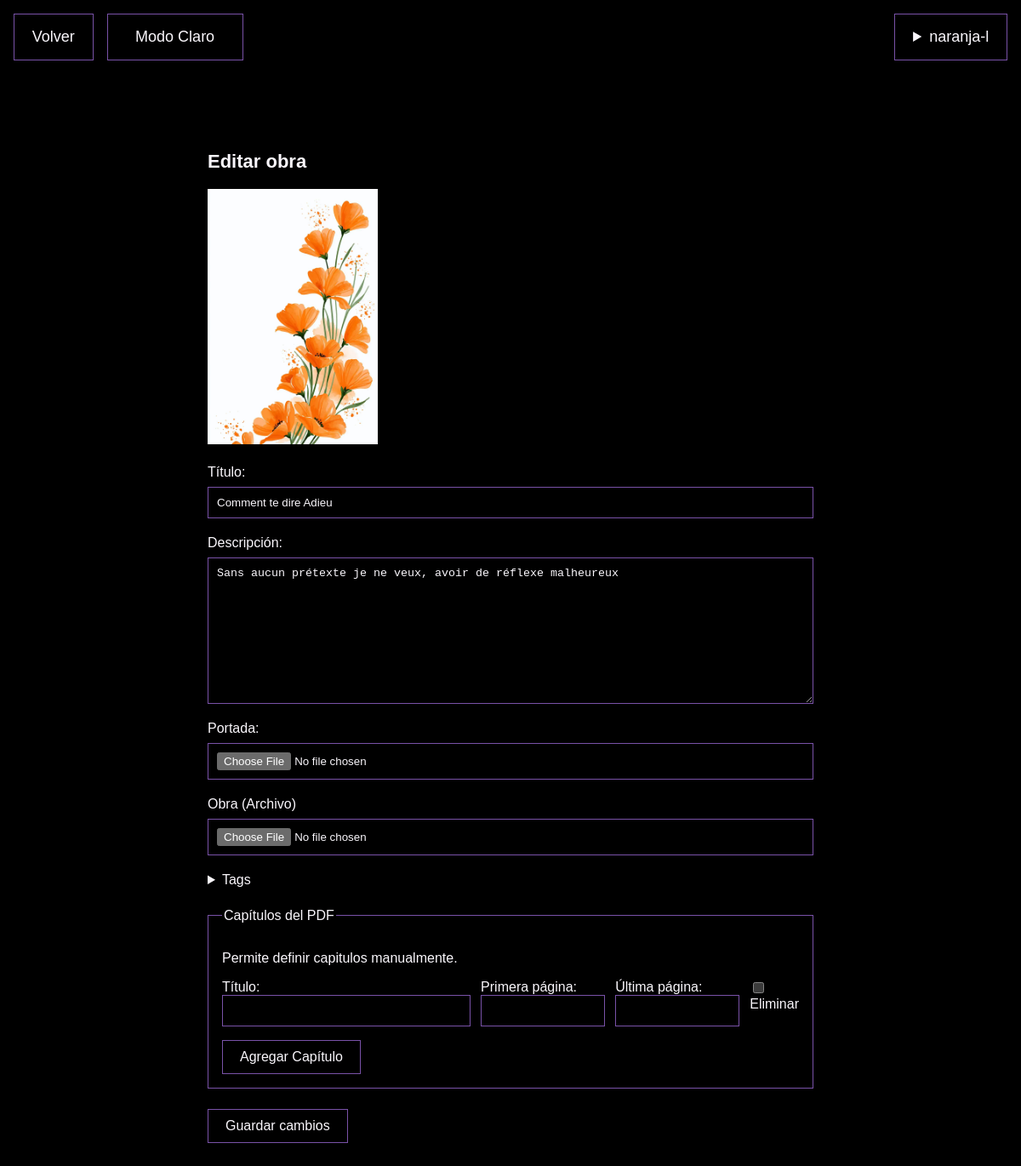
Page /works/1/edit/ (signed in) on the committed database.
### pages/models.py (models this page shows, shortened)
class StoryUpload(models.Model):
    sample_key = models.CharField(max_length=450, unique=True, null=True, blank=True, editable=False)
    sample_cover = models.CharField(max_length=255, blank=True, editable=False)
    title = models.CharField(max_length=200, blank=True)
    description = models.TextField(max_length=3000, blank=True)
    cover = models.ImageField(upload_to=cover_file_path, blank=True)
    @property
    def display_title(self):
        return self.title or Path(self.original_name).stem
    owner = models.ForeignKey(
        settings.AUTH_USER_MODEL,
        on_delete=models.CASCADE,
        related_name="story_uploads",
    )
    file = models.FileField(upload_to=story_file_path, blank=True)
    original_name = models.CharField(max_length=255)
    uploaded_at = models.DateTimeField(auto_now_add=True)
    tags = models.ManyToManyField(Tag, blank=True, related_name="stories", verbose_name="Tags")

### pages/story_edit.py (the view, shortened to what this page needs)
# urls.py: path("works/<int:upload_id>/edit/", story_edit.edit_story, name="edit_story"),
@login_required
@require_http_methods(['GET', 'POST'])
def edit_story(request, upload_id):
    story = get_object_or_404(StoryUpload, pk=upload_id, owner=request.user)
    old_files = [(field, getattr(story, field).storage, getattr(story, field).name)
                 for field in ('file', 'cover')]
    form = StoryEditForm(request.POST if request.method == 'POST' else None,
                         request.FILES if request.method == 'POST' else None, instance=story)
    initial = list(story.chapters.values('title', 'start_page', 'end_page'))
    chapter_data = request.POST if request.method == 'POST' else None
    if chapter_data is not None and 'chapters-TOTAL_FORMS' not in chapter_data:
        chapter_data = {'chapters-TOTAL_FORMS': str(len(initial)), 'chapters-INITIAL_FORMS': str(len(initial))}
        for index, row in enumerate(initial):
            chapter_data.update({f'chapters-{index}-{key}': value for key, value in row.items()})
    chapters = ChapterFormSet(chapter_data, initial=initial, prefix='chapters',
                              source=request.FILES.get('file') or story.file)
    return render(request, 'pages/edit_story.html', {
        'story': story, 'form': form, 'chapters': chapters, 'cover_url': cover_url(story)})

### pages/story_edit.py (shortened to what this page needs)
class StoryEditForm(StoryUploadForm):
    def __init__(self, *args, **kwargs):
        super().__init__(*args, **kwargs)
        self.fields['file'].required = False
        self.fields['title'].required = True
        self.fields['title'].label = 'Título'

### pages/chapter_forms.py
class ChapterForm(forms.Form):
    title = forms.CharField(label='Título', max_length=200)
    start_page = forms.IntegerField(label='Primera página', min_value=1)
    end_page = forms.IntegerField(label='Última página', min_value=1)

### pages/models.py (called while the page is built)
    def __str__(self):
        return self.name

### pages/moderation.py (called while the page is built)
def is_moderator(user):
    return bool(user.is_authenticated and user.is_active
                and user.email.lower().endswith("@admin.cl")
                and ModerationAccount.objects.filter(user=user, is_admin=True).exists())

### pages/sample_works.py (called while the page is built)
def cover_url(story):
    if story.cover:
        return reverse('pages:story_cover', args=[story.pk])
    return static(story.sample_cover) if story.sample_cover else ''

### pages/templates/pages/edit_story.html (shortened to what this page needs)
{% extends 'pages/library_base.html' %} {% load static %} {% block title %}Editar obra{% endblock %} {% block extra_head %}<link
  rel="stylesheet"
  href="{% static 'pages/story-edit.css' %}"
/>
{% endblock %} {% block content %}
<section class="story-editor">
  <h1>Editar obra</h1>
  {% if cover_url %}<img
    class="current-cover"
    src="{{ cover_url }}"
    alt="Portada de {{ story.display_title }}"
  />{% endif %}
  <form method="post" enctype="multipart/form-data">
    <div class="field">
      {{ form.title.label_tag }}{{ form.title }}{{ form.title.errors }}
    </div>
    <div class="field">
      {{ form.description.label_tag }}{{ form.description }}{{ form.description.errors }}
    </div>
    <div class="field">
      {{ form.cover.label_tag }}{{ form.cover }}{{ form.cover.errors }}
    </div>
    <div class="field">
      <label for="{{ form.file.id_for_label }}">Obra (Archivo)</label>  {{ form.file }}{{ form.file.errors }}
    </div>
    <details>
      <summary>Tags</summary>
    </details>
    <fieldset id="chapter-editor">
      <legend>Capítulos del PDF</legend>
      <p>
        Permite definir capitulos manualmente.
      </p>
      <div id="chapter-rows">
        {% for chapter in chapters %}{% include 'pages/chapter_row.html' %}{% endfor %}
      </div>
      <button id="add-chapter" type="button">Agregar Capítulo</button>
    </fieldset>
    <button type="submit">Guardar cambios</button>
  </form>
</section>
{% endblock %}

### pages/templates/pages/account_menu.html (shortened to what this page needs)
{% load moderation_tags %}
{% if user.is_authenticated %}
<details class="account-menu">
    <summary aria-label="Cuenta de {{ user.username }}">{{ user.username }}</summary>
</details>
{% endif %}

### pages/static/pages/theme.css (style rules this page uses)
:root { --black: #000000; --gold: #f2b544; --purple: #7952a8; --white: #faf7fc; --pink: #efa8c4; }
:root { color-scheme: dark; --page-background: var(--black); --page-text: var(--white); --accent: var(--gold); --secondary-text: var(--pink); --outline: var(--white); --input-placeholder: #ffffff9c; --upload-hover: #211b10; }

### pages/static/pages/reader.css (style rules this page uses)
* { box-sizing: border-box; }
body { margin: 0; background: var(--page-background); color: var(--page-text); font-family: Arial, sans-serif; }
button { font: inherit; padding: 10px 16px; color: var(--page-text); background: transparent; border: 1px solid var(--purple); cursor: pointer; }
h1 { font-size: 22px; overflow-wrap: anywhere; }
html { scroll-behavior: smooth; }
body > header:not(.site-header) button, body > header:not(.site-header) .guest-actions .guest-button, body > header:not(.site-header) .account-menu > summary { font-size: 20.8px; padding: 13px 20.8px; line-height: 1.5; border-radius: 0; }

### pages/static/pages/profile.css (style rules this page uses)
.account-menu { position: relative; color: var(--page-text); }
.account-menu summary { padding: 10px 14px; border: 1px solid var(--purple); cursor: pointer; }
body > header:not(.site-header) > .account-menu { position: relative; order: 99; margin-left: auto; max-width: 100%; min-width: 0; right: auto; top: auto; transform: none; }
body > header:not(.site-header) button, body > header:not(.site-header) .guest-actions .guest-button, body > header:not(.site-header) .account-menu > summary { font-size: 18px; padding: 13px 20.8px; line-height: 1.5; border-radius: 0; }
body > header:not(.site-header) .account-menu > summary { box-sizing: border-box; overflow-wrap: anywhere; }

### pages/static/pages/story-edit.css (style rules this page uses)
.story-editor { max-width: 760px; margin: 32px auto; padding: 24px; }
.story-editor .current-cover { display: block; width: 200px; max-width: 100%; height: auto; margin-bottom: 24px; }
.story-editor .field { display: grid; gap: 8px; margin-bottom: 20px; }
.story-editor input:not([type="checkbox"]), .story-editor textarea { width: 100%; padding: 10px; background: var(--page-bg, #000); color: var(--page-text, #fff); border: 1px solid var(--purple, #7952a8); }
.story-editor details { margin-bottom: 24px; }
.story-editor button { padding: 10px 20px; border-radius: 0; font: inherit; cursor: pointer; }
#chapter-editor { margin: 24px 0; padding: 16px; border: 1px solid var(--purple); }
.chapter-row label { display: block; }

### rows in the picture
StoryUpload: title "Comment te dire Adieu", description "Sans aucun prétexte je ne veux, avoir de réflexe malheureux"

### other values in the picture
{{ user.username }} "naranja-l"
{{ chapter.title.label_tag }} "Título:"
{{ chapter.start_page.label_tag }} "Primera página:"
{{ chapter.end_page.label_tag }} "Última página:"
